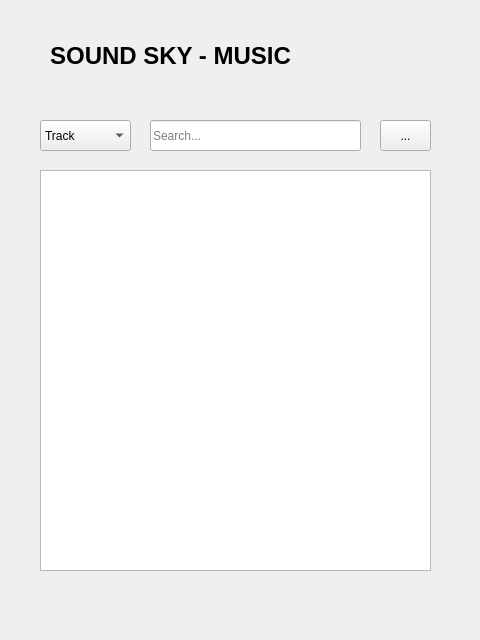
<?xml version="1.0" encoding="UTF-8"?>
<ui version="4.0">
 <class>SoundSky</class>
 <widget class="QFrame" name="SoundSky">
  <property name="geometry">
   <rect>
    <x>0</x>
    <y>0</y>
    <width>480</width>
    <height>640</height>
   </rect>
  </property>
  <property name="windowTitle">
   <string>Frame</string>
  </property>
  <widget class="QLabel" name="label">
   <property name="geometry">
    <rect>
     <x>30</x>
     <y>30</y>
     <width>281</width>
     <height>51</height>
    </rect>
   </property>
   <property name="font">
    <font>
     <pointsize>18</pointsize>
     <weight>75</weight>
     <bold>true</bold>
    </font>
   </property>
   <property name="text">
    <string>SOUND SKY - MUSIC</string>
   </property>
   <property name="alignment">
    <set>Qt::AlignCenter</set>
   </property>
  </widget>
  <widget class="QLineEdit" name="searchBar">
   <property name="geometry">
    <rect>
     <x>150</x>
     <y>120</y>
     <width>211</width>
     <height>31</height>
    </rect>
   </property>
   <property name="placeholderText">
    <string>Search...</string>
   </property>
  </widget>
  <widget class="QLabel" name="label_2">
   <property name="geometry">
    <rect>
     <x>50</x>
     <y>100</y>
     <width>47</width>
     <height>13</height>
    </rect>
   </property>
   <property name="text">
    <string/>
   </property>
  </widget>
  <widget class="QToolButton" name="searchSongsBtn">
   <property name="geometry">
    <rect>
     <x>380</x>
     <y>120</y>
     <width>51</width>
     <height>31</height>
    </rect>
   </property>
   <property name="cursor">
    <cursorShape>PointingHandCursor</cursorShape>
   </property>
   <property name="text">
    <string>...</string>
   </property>
   <property name="icon">
    <iconset>
     <normaloff>../../Downloads/searchmagnifierinterfacesymbol1_79893.ico</normaloff>../../Downloads/searchmagnifierinterfacesymbol1_79893.ico</iconset>
   </property>
  </widget>
  <widget class="QComboBox" name="filterSearch">
   <property name="geometry">
    <rect>
     <x>40</x>
     <y>120</y>
     <width>91</width>
     <height>31</height>
    </rect>
   </property>
   <item>
    <property name="text">
     <string>Track</string>
    </property>
   </item>
   <item>
    <property name="text">
     <string>Genre</string>
    </property>
   </item>
   <item>
    <property name="text">
     <string>Artist</string>
    </property>
   </item>
  </widget>
  <widget class="QListWidget" name="songsContainer">
   <property name="geometry">
    <rect>
     <x>40</x>
     <y>170</y>
     <width>391</width>
     <height>401</height>
    </rect>
   </property>
  </widget>
 </widget>
 <resources/>
 <connections/>
</ui>
